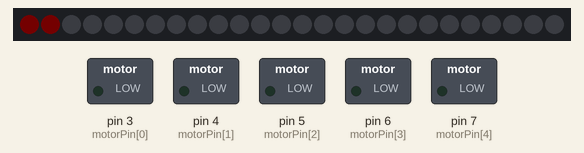
Recording of a sketch running on a simulated Arduino Uno, built with avr-gcc and run on an emulated ATmega328P. Parts: 26 RGB LEDs in strip order, left to right, switched loads named in the sketch (green lamp = pin HIGH). Dim RGB values are drawn brighter than linear.

Above: at 40.6 s.
At 50.5 s:
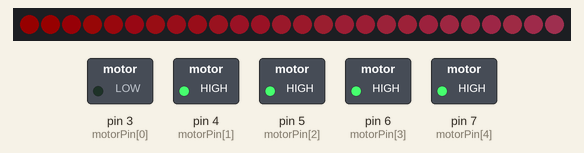
At 53.5 s:
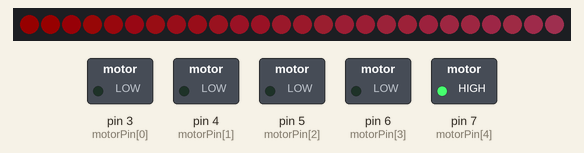
At 61.64 s:
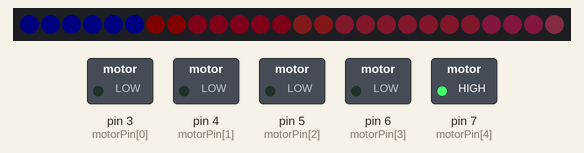
At 66.05 s:
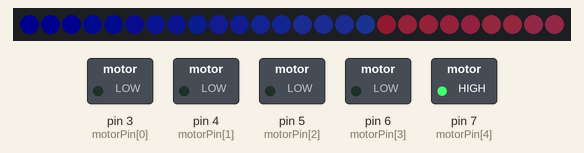
At 69.5 s:
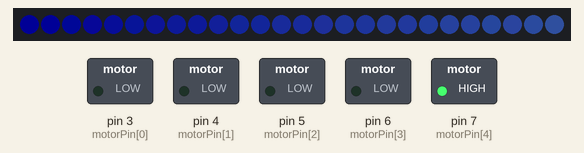
Timing chart, 0 to 71.0 s (numbered marks = the images above):
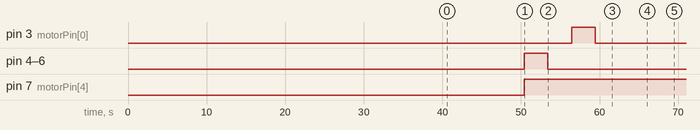

The sketch:

Output_TestCode.ino
```cpp
// sample LED code from: https://github.com/hendog993/Youtube_arduino/blob/master/LEDStrip.ino
// code for running user tests.

#include <FastLED.h>

#define LED_PIN 10
#define NUM_LEDS 26

CRGB leds[NUM_LEDS];

const int motorPin [] = {3, 4, 5, 6, 7};

unsigned long currentTime;
unsigned long previousTime = 0;
unsigned long newTime;
unsigned long delayTime = 40000; // for testing purpose

void setup() {

  Serial.begin (9600);


  FastLED.addLeds <WS2812, LED_PIN, GRB>(leds, NUM_LEDS);
  FastLED.setMaxPowerInVoltsAndMilliamps (5, 500);
  FastLED.clear();
  FastLED.show();

  pinMode(motorPin[0], OUTPUT);
  pinMode(motorPin[1], OUTPUT);
  pinMode(motorPin[2], OUTPUT);
  pinMode(motorPin[3], OUTPUT);
  pinMode(motorPin[4], OUTPUT);

  digitalWrite (motorPin[0], LOW);
  digitalWrite (motorPin[1], LOW);
  digitalWrite (motorPin[2], LOW);
  digitalWrite (motorPin[3], LOW);
  digitalWrite (motorPin[4], LOW);

  delay (5000);

}

void loop() {

  currentTime = millis();

  if (currentTime > previousTime + delayTime) {

    for (int i = 0; i< NUM_LEDS; i++){
      leds[i] = CRGB(180 + 3*i, 3*i, 5*i);
      FastLED.setBrightness(1.2*i);
      FastLED.show();
      delay(400);
    }

    digitalWrite (motorPin[1], HIGH); //vibrating for 1 second (1000)
    digitalWrite (motorPin[2], HIGH);
    digitalWrite (motorPin[3], HIGH);
    digitalWrite (motorPin[4], HIGH);

    delay (3000);

    digitalWrite (motorPin[1], LOW);
    digitalWrite (motorPin[2], LOW);
    digitalWrite (motorPin[3], LOW);
    digitalWrite (motorPin[4], HIGH);

    delay (3000);

    // for (int i=0; i<NUM_LEDS; i--){
    //   leds[i] = CRGB(258 - 3*i, 78 - 3*i, 130 - 5*i);
    //   FastLED.setBrightness(0.8*i);
    //   FastLED.show();
    //   delay(400);
    // }

    digitalWrite (motorPin[0], HIGH); //vibrating for 1 second (1000)
    delay (3000);
    digitalWrite (motorPin[0], LOW);


  // cold colours
    for (int i = 0; i< NUM_LEDS; i++){
      leds[i] = CRGB(3*i, 5*i, 180 + 3*i);
      FastLED.setBrightness(1.2*i);
      FastLED.show();
      delay(400);
    }

    previousTime = currentTime;

    delay (60000);

  }


}
```

Measured:
- by itself, pin 3 (motorPin[0]): LOW → HIGH at 56.4 s, → LOW 3.0 s later
- by itself, pin 4 (motorPin[1]), pin 5 (motorPin[2]), pin 6 (motorPin[3]): LOW → HIGH at 50.4 s, → LOW 3.0 s later
- by itself, pin 7 (motorPin[4]): LOW → HIGH at 50.4 s
- what the display in image 1 shows lasts 9.4 s, from 50.0 s to 59.4 s
